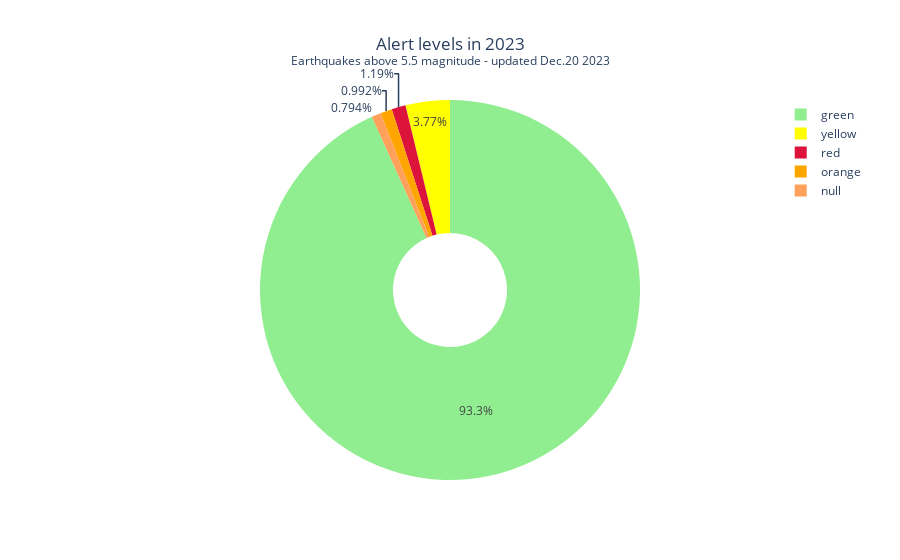

The notebook cell this image was saved under:
### Markdown cell above
#### Just above 30% of these 5.5+ earthquakes are between 5.6 and 5.7, to then decrease progressively as the magnitude raises. 
__________________________________________________________________________________________________________________________________

### Code cell
# Analysis of earthquake spread by alert level

color_map = {'green': 'lightgreen', 'yellow': 'yellow', 'orange': 'orange', 'red': 'crimson'}
pie = px.pie(data, names = 'alert_level', title = 'Alert levels in 2023<br><sup>Earthquakes above 5.5 magnitude - updated Dec.20 2023</sup>',
             labels = {'alert_level': 'Alert Levels'},
             hole = 0.3,
             color = 'alert_level',
             color_discrete_map = color_map)
pie.update_layout(title_x = 0.5)
pie.update_xaxes(title='')
pie.update_yaxes(title='%')
pie.show()

### Figure 1 — Plotly figure (JSON) as saved in the notebook; plotly's stock layout.template omitted (floating-point values rounded to 4 significant figures; data arrays with more than 128 entries replaced by an {"elided": "..."} marker saying what was removed)
{"data": [{"customdata": {"elided": "504x1 str values"}, "domain": {"x": [0, 1], "y": [0, 1]}, "hole": 0.3, "hovertemplate": "Alert Levels=%{customdata[0]}<extra></extra>", "labels": {"elided": "504 str values"}, "legendgroup": "", "marker": {"colors": {"elided": "504 str values"}}, "name": "", "showlegend": true, "type": "pie"}], "layout": {"autosize": true, "legend": {"tracegroupgap": 0}, "title": {"text": "Alert levels in 2023<br><sup>Earthquakes above 5.5 magnitude - updated Dec.20 2023</sup>", "x": 0.5}, "xaxis": {"title": {"text": ""}}, "yaxis": {"title": {"text": "%"}}}}
